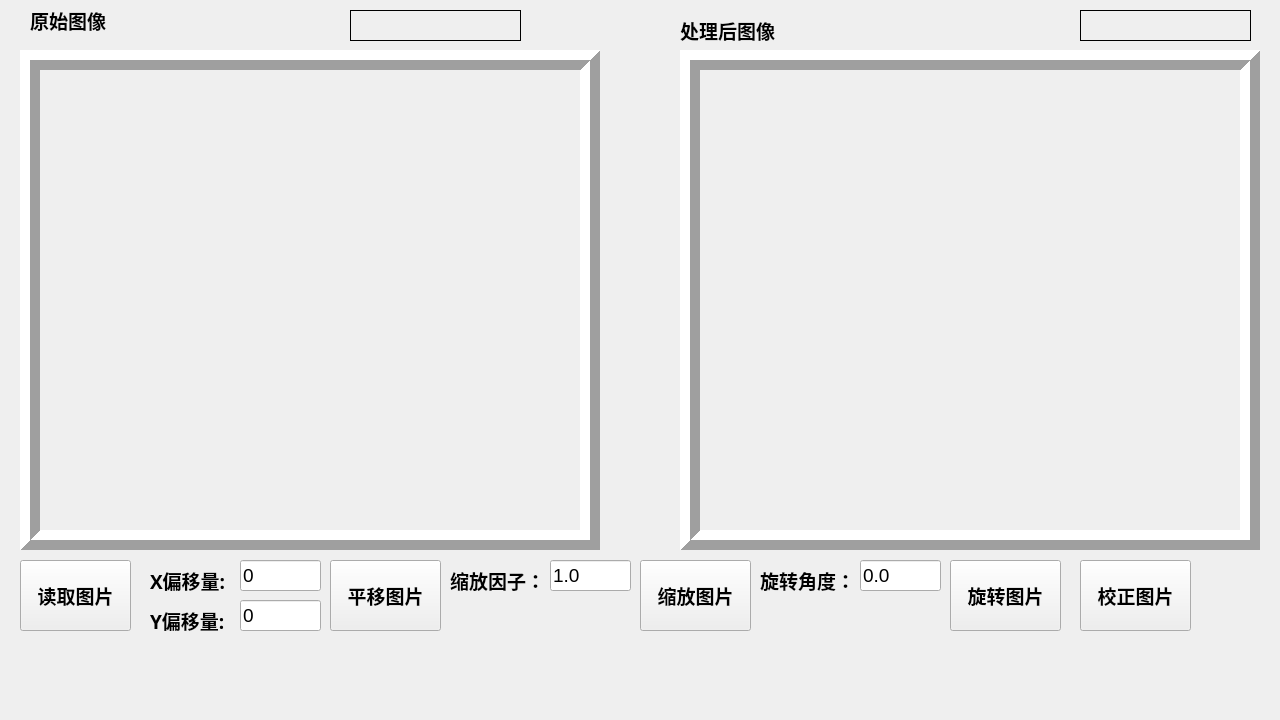
<?xml version="1.0" encoding="UTF-8"?>
<ui version="4.0">
 <class>opencv_exp_2Class</class>
 <widget class="QMainWindow" name="opencv_exp_2Class">
  <property name="geometry">
   <rect>
    <x>0</x>
    <y>0</y>
    <width>1280</width>
    <height>720</height>
   </rect>
  </property>
  <property name="minimumSize">
   <size>
    <width>1280</width>
    <height>720</height>
   </size>
  </property>
  <property name="maximumSize">
   <size>
    <width>1280</width>
    <height>720</height>
   </size>
  </property>
  <property name="windowTitle">
   <string>实验2</string>
  </property>
  <widget class="QWidget" name="centralWidget">
   <widget class="QLabel" name="LB_ori">
    <property name="geometry">
     <rect>
      <x>20</x>
      <y>50</y>
      <width>580</width>
      <height>500</height>
     </rect>
    </property>
    <property name="frameShape">
     <enum>QFrame::Box</enum>
    </property>
    <property name="frameShadow">
     <enum>QFrame::Raised</enum>
    </property>
    <property name="lineWidth">
     <number>10</number>
    </property>
    <property name="text">
     <string/>
    </property>
   </widget>
   <widget class="QLabel" name="LB_aft">
    <property name="geometry">
     <rect>
      <x>680</x>
      <y>50</y>
      <width>580</width>
      <height>500</height>
     </rect>
    </property>
    <property name="frameShape">
     <enum>QFrame::Box</enum>
    </property>
    <property name="frameShadow">
     <enum>QFrame::Raised</enum>
    </property>
    <property name="lineWidth">
     <number>10</number>
    </property>
    <property name="text">
     <string/>
    </property>
   </widget>
   <widget class="QLabel" name="label">
    <property name="geometry">
     <rect>
      <x>30</x>
      <y>10</y>
      <width>121</width>
      <height>21</height>
     </rect>
    </property>
    <property name="font">
     <font>
      <family>幼圆</family>
      <pointsize>14</pointsize>
      <weight>75</weight>
      <bold>true</bold>
     </font>
    </property>
    <property name="text">
     <string>原始图像</string>
    </property>
   </widget>
   <widget class="QLabel" name="label_2">
    <property name="geometry">
     <rect>
      <x>680</x>
      <y>20</y>
      <width>121</width>
      <height>21</height>
     </rect>
    </property>
    <property name="font">
     <font>
      <family>幼圆</family>
      <pointsize>14</pointsize>
      <weight>75</weight>
      <bold>true</bold>
     </font>
    </property>
    <property name="text">
     <string>处理后图像</string>
    </property>
   </widget>
   <widget class="QPushButton" name="PB_read">
    <property name="geometry">
     <rect>
      <x>20</x>
      <y>560</y>
      <width>111</width>
      <height>71</height>
     </rect>
    </property>
    <property name="font">
     <font>
      <family>幼圆</family>
      <pointsize>14</pointsize>
      <weight>75</weight>
      <bold>true</bold>
     </font>
    </property>
    <property name="text">
     <string>读取图片</string>
    </property>
   </widget>
   <widget class="QLabel" name="LB_pix_ori">
    <property name="geometry">
     <rect>
      <x>350</x>
      <y>10</y>
      <width>171</width>
      <height>31</height>
     </rect>
    </property>
    <property name="font">
     <font>
      <pointsize>14</pointsize>
     </font>
    </property>
    <property name="autoFillBackground">
     <bool>true</bool>
    </property>
    <property name="frameShape">
     <enum>QFrame::Panel</enum>
    </property>
    <property name="text">
     <string/>
    </property>
   </widget>
   <widget class="QLabel" name="LB_pix_aft">
    <property name="geometry">
     <rect>
      <x>1080</x>
      <y>10</y>
      <width>171</width>
      <height>31</height>
     </rect>
    </property>
    <property name="font">
     <font>
      <pointsize>14</pointsize>
     </font>
    </property>
    <property name="autoFillBackground">
     <bool>true</bool>
    </property>
    <property name="frameShape">
     <enum>QFrame::Panel</enum>
    </property>
    <property name="text">
     <string/>
    </property>
   </widget>
   <widget class="QLineEdit" name="LE_dx">
    <property name="geometry">
     <rect>
      <x>240</x>
      <y>560</y>
      <width>81</width>
      <height>31</height>
     </rect>
    </property>
    <property name="font">
     <font>
      <pointsize>14</pointsize>
     </font>
    </property>
    <property name="text">
     <string>0</string>
    </property>
   </widget>
   <widget class="QLineEdit" name="LE_dy">
    <property name="geometry">
     <rect>
      <x>240</x>
      <y>600</y>
      <width>81</width>
      <height>31</height>
     </rect>
    </property>
    <property name="font">
     <font>
      <pointsize>14</pointsize>
     </font>
    </property>
    <property name="text">
     <string>0</string>
    </property>
   </widget>
   <widget class="QLabel" name="label_3">
    <property name="geometry">
     <rect>
      <x>150</x>
      <y>570</y>
      <width>91</width>
      <height>21</height>
     </rect>
    </property>
    <property name="font">
     <font>
      <family>幼圆</family>
      <pointsize>14</pointsize>
      <weight>75</weight>
      <bold>true</bold>
     </font>
    </property>
    <property name="text">
     <string>X偏移量:</string>
    </property>
   </widget>
   <widget class="QLabel" name="label_4">
    <property name="geometry">
     <rect>
      <x>150</x>
      <y>610</y>
      <width>91</width>
      <height>21</height>
     </rect>
    </property>
    <property name="font">
     <font>
      <family>幼圆</family>
      <pointsize>14</pointsize>
      <weight>75</weight>
      <bold>true</bold>
     </font>
    </property>
    <property name="text">
     <string>Y偏移量:</string>
    </property>
   </widget>
   <widget class="QPushButton" name="PB_trans">
    <property name="geometry">
     <rect>
      <x>330</x>
      <y>560</y>
      <width>111</width>
      <height>71</height>
     </rect>
    </property>
    <property name="font">
     <font>
      <family>幼圆</family>
      <pointsize>14</pointsize>
      <weight>75</weight>
      <bold>true</bold>
     </font>
    </property>
    <property name="text">
     <string>平移图片</string>
    </property>
   </widget>
   <widget class="QLabel" name="label_5">
    <property name="geometry">
     <rect>
      <x>450</x>
      <y>570</y>
      <width>91</width>
      <height>21</height>
     </rect>
    </property>
    <property name="font">
     <font>
      <family>幼圆</family>
      <pointsize>14</pointsize>
      <weight>75</weight>
      <bold>true</bold>
     </font>
    </property>
    <property name="text">
     <string>缩放因子：</string>
    </property>
   </widget>
   <widget class="QLineEdit" name="LE_scale_factor">
    <property name="geometry">
     <rect>
      <x>550</x>
      <y>560</y>
      <width>81</width>
      <height>31</height>
     </rect>
    </property>
    <property name="font">
     <font>
      <pointsize>14</pointsize>
     </font>
    </property>
    <property name="text">
     <string>1.0</string>
    </property>
   </widget>
   <widget class="QPushButton" name="PB_scale">
    <property name="geometry">
     <rect>
      <x>640</x>
      <y>560</y>
      <width>111</width>
      <height>71</height>
     </rect>
    </property>
    <property name="font">
     <font>
      <family>幼圆</family>
      <pointsize>14</pointsize>
      <weight>75</weight>
      <bold>true</bold>
     </font>
    </property>
    <property name="text">
     <string>缩放图片</string>
    </property>
   </widget>
   <widget class="QLabel" name="label_6">
    <property name="geometry">
     <rect>
      <x>760</x>
      <y>570</y>
      <width>91</width>
      <height>21</height>
     </rect>
    </property>
    <property name="font">
     <font>
      <family>幼圆</family>
      <pointsize>14</pointsize>
      <weight>75</weight>
      <bold>true</bold>
     </font>
    </property>
    <property name="text">
     <string>旋转角度：</string>
    </property>
   </widget>
   <widget class="QLineEdit" name="LE_spin">
    <property name="geometry">
     <rect>
      <x>860</x>
      <y>560</y>
      <width>81</width>
      <height>31</height>
     </rect>
    </property>
    <property name="font">
     <font>
      <pointsize>14</pointsize>
     </font>
    </property>
    <property name="text">
     <string>0.0</string>
    </property>
   </widget>
   <widget class="QPushButton" name="PB_spin">
    <property name="geometry">
     <rect>
      <x>950</x>
      <y>560</y>
      <width>111</width>
      <height>71</height>
     </rect>
    </property>
    <property name="font">
     <font>
      <family>幼圆</family>
      <pointsize>14</pointsize>
      <weight>75</weight>
      <bold>true</bold>
     </font>
    </property>
    <property name="text">
     <string>旋转图片</string>
    </property>
   </widget>
   <widget class="QPushButton" name="PB_fix">
    <property name="geometry">
     <rect>
      <x>1080</x>
      <y>560</y>
      <width>111</width>
      <height>71</height>
     </rect>
    </property>
    <property name="font">
     <font>
      <family>幼圆</family>
      <pointsize>14</pointsize>
      <weight>75</weight>
      <bold>true</bold>
     </font>
    </property>
    <property name="text">
     <string>校正图片</string>
    </property>
   </widget>
  </widget>
 </widget>
 <layoutdefault spacing="6" margin="11"/>
 <resources>
  <include location="opencv_exp_2.qrc"/>
 </resources>
 <connections/>
</ui>
